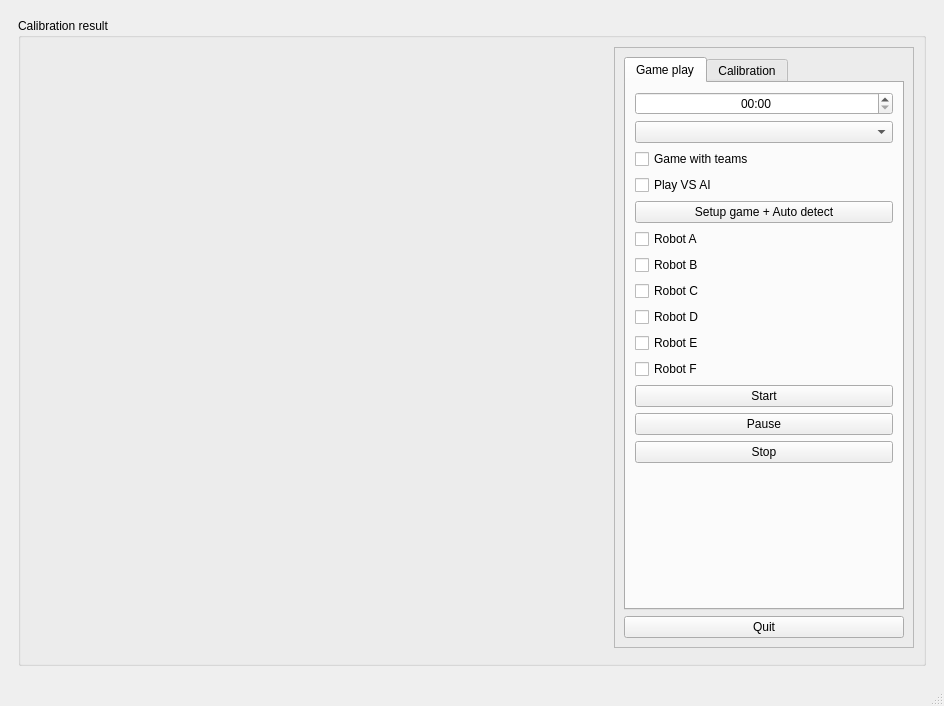
<?xml version="1.0" encoding="UTF-8"?>
<ui version="4.0">
 <class>MainWindowDesign</class>
 <widget class="QMainWindow" name="MainWindowDesign">
  <property name="geometry">
   <rect>
    <x>0</x>
    <y>0</y>
    <width>944</width>
    <height>706</height>
   </rect>
  </property>
  <property name="windowTitle">
   <string>QRosApp</string>
  </property>
  <property name="windowIcon">
   <iconset>
    <normaloff>:/images/icon.png</normaloff>:/images/icon.png</iconset>
  </property>
  <property name="locale">
   <locale language="English" country="Australia"/>
  </property>
  <widget class="QWidget" name="centralwidget">
   <layout class="QGridLayout" name="gridLayout_2">
    <item row="0" column="0">
     <widget class="QWidget" name="tab_manager" native="true">
      <property name="minimumSize">
       <size>
        <width>100</width>
        <height>0</height>
       </size>
      </property>
      <property name="locale">
       <locale language="English" country="Australia"/>
      </property>
      <layout class="QVBoxLayout" name="verticalLayout_2">
       <item>
        <widget class="QGroupBox" name="groupBox_12">
         <property name="sizePolicy">
          <sizepolicy hsizetype="MinimumExpanding" vsizetype="Preferred">
           <horstretch>0</horstretch>
           <verstretch>0</verstretch>
          </sizepolicy>
         </property>
         <property name="title">
          <string>Calibration result</string>
         </property>
         <layout class="QGridLayout" name="gridLayout_3">
          <item row="1" column="1">
           <widget class="QFrame" name="frame">
            <property name="sizePolicy">
             <sizepolicy hsizetype="Minimum" vsizetype="Preferred">
              <horstretch>0</horstretch>
              <verstretch>0</verstretch>
             </sizepolicy>
            </property>
            <property name="maximumSize">
             <size>
              <width>300</width>
              <height>16777215</height>
             </size>
            </property>
            <property name="frameShape">
             <enum>QFrame::StyledPanel</enum>
            </property>
            <property name="frameShadow">
             <enum>QFrame::Raised</enum>
            </property>
            <layout class="QVBoxLayout" name="verticalLayout_3">
             <item>
              <widget class="QTabWidget" name="tabWidget">
               <property name="currentIndex">
                <number>0</number>
               </property>
               <widget class="QWidget" name="game_paly">
                <attribute name="title">
                 <string>Game play</string>
                </attribute>
                <layout class="QVBoxLayout" name="verticalLayout_4">
                 <item>
                  <widget class="QTimeEdit" name="game_time">
                   <property name="alignment">
                    <set>Qt::AlignCenter</set>
                   </property>
                   <property name="displayFormat">
                    <string>mm:ss</string>
                   </property>
                  </widget>
                 </item>
                 <item>
                  <widget class="QComboBox" name="game_choose"/>
                 </item>
                 <item>
                  <widget class="QCheckBox" name="teams_bool">
                   <property name="text">
                    <string>Game with teams</string>
                   </property>
                  </widget>
                 </item>
                 <item>
                  <widget class="QCheckBox" name="ai_bool">
                   <property name="text">
                    <string>Play VS AI</string>
                   </property>
                  </widget>
                 </item>
                 <item>
                  <widget class="QPushButton" name="setup_game">
                   <property name="text">
                    <string>Setup game + Auto detect</string>
                   </property>
                  </widget>
                 </item>
                 <item>
                  <widget class="QCheckBox" name="robotAcheck">
                   <property name="text">
                    <string>Robot A</string>
                   </property>
                  </widget>
                 </item>
                 <item>
                  <widget class="QCheckBox" name="robotBcheck">
                   <property name="text">
                    <string>Robot B</string>
                   </property>
                  </widget>
                 </item>
                 <item>
                  <widget class="QCheckBox" name="robotCcheck">
                   <property name="text">
                    <string>Robot C</string>
                   </property>
                  </widget>
                 </item>
                 <item>
                  <widget class="QCheckBox" name="robotDcheck">
                   <property name="text">
                    <string>Robot D</string>
                   </property>
                  </widget>
                 </item>
                 <item>
                  <widget class="QCheckBox" name="robotEcheck">
                   <property name="text">
                    <string>Robot E</string>
                   </property>
                  </widget>
                 </item>
                 <item>
                  <widget class="QCheckBox" name="robotFcheck">
                   <property name="text">
                    <string>Robot F</string>
                   </property>
                  </widget>
                 </item>
                 <item>
                  <widget class="QPushButton" name="start">
                   <property name="text">
                    <string>Start</string>
                   </property>
                  </widget>
                 </item>
                 <item>
                  <widget class="QPushButton" name="pause">
                   <property name="text">
                    <string>Pause</string>
                   </property>
                  </widget>
                 </item>
                 <item>
                  <widget class="QPushButton" name="stop">
                   <property name="text">
                    <string>Stop</string>
                   </property>
                  </widget>
                 </item>
                 <item>
                  <spacer name="verticalSpacer_2">
                   <property name="orientation">
                    <enum>Qt::Vertical</enum>
                   </property>
                   <property name="sizeHint" stdset="0">
                    <size>
                     <width>20</width>
                     <height>150</height>
                    </size>
                   </property>
                  </spacer>
                 </item>
                </layout>
               </widget>
               <widget class="QWidget" name="calibration">
                <attribute name="title">
                 <string>Calibration</string>
                </attribute>
                <layout class="QVBoxLayout" name="verticalLayout_7">
                 <item>
                  <widget class="QGroupBox" name="groupBox">
                   <property name="title">
                    <string/>
                   </property>
                   <layout class="QGridLayout" name="gridLayout">
                    <item row="5" column="0">
                     <layout class="QHBoxLayout" name="horizontalLayout_2">
                      <item>
                       <widget class="QSpinBox" name="c2_x">
                        <property name="alignment">
                         <set>Qt::AlignCenter</set>
                        </property>
                        <property name="maximum">
                         <number>1279</number>
                        </property>
                       </widget>
                      </item>
                      <item>
                       <widget class="QSpinBox" name="c2_y">
                        <property name="alignment">
                         <set>Qt::AlignCenter</set>
                        </property>
                        <property name="maximum">
                         <number>719</number>
                        </property>
                       </widget>
                      </item>
                     </layout>
                    </item>
                    <item row="3" column="0">
                     <widget class="QLabel" name="label">
                      <property name="text">
                       <string>Corners (x,y) - Manual calibration</string>
                      </property>
                      <property name="alignment">
                       <set>Qt::AlignCenter</set>
                      </property>
                     </widget>
                    </item>
                    <item row="6" column="0">
                     <layout class="QHBoxLayout" name="horizontalLayout_3">
                      <item>
                       <widget class="QSpinBox" name="c3_x">
                        <property name="alignment">
                         <set>Qt::AlignCenter</set>
                        </property>
                        <property name="maximum">
                         <number>1279</number>
                        </property>
                       </widget>
                      </item>
                      <item>
                       <widget class="QSpinBox" name="c3_y">
                        <property name="alignment">
                         <set>Qt::AlignCenter</set>
                        </property>
                        <property name="maximum">
                         <number>719</number>
                        </property>
                       </widget>
                      </item>
                     </layout>
                    </item>
                    <item row="4" column="0">
                     <layout class="QHBoxLayout" name="horizontalLayout">
                      <item>
                       <widget class="QSpinBox" name="c1_x">
                        <property name="alignment">
                         <set>Qt::AlignCenter</set>
                        </property>
                        <property name="maximum">
                         <number>1279</number>
                        </property>
                       </widget>
                      </item>
                      <item>
                       <widget class="QSpinBox" name="c1_y">
                        <property name="alignment">
                         <set>Qt::AlignCenter</set>
                        </property>
                        <property name="maximum">
                         <number>719</number>
                        </property>
                       </widget>
                      </item>
                     </layout>
                    </item>
                    <item row="7" column="0">
                     <layout class="QHBoxLayout" name="horizontalLayout_4">
                      <item>
                       <widget class="QSpinBox" name="c4_x">
                        <property name="alignment">
                         <set>Qt::AlignCenter</set>
                        </property>
                        <property name="maximum">
                         <number>1279</number>
                        </property>
                       </widget>
                      </item>
                      <item>
                       <widget class="QSpinBox" name="c4_y">
                        <property name="alignment">
                         <set>Qt::AlignCenter</set>
                        </property>
                        <property name="maximum">
                         <number>719</number>
                        </property>
                       </widget>
                      </item>
                     </layout>
                    </item>
                    <item row="0" column="0">
                     <widget class="QLabel" name="calibInfo">
                      <property name="text">
                       <string>                 Choose the threshold - Auto calibration</string>
                      </property>
                     </widget>
                    </item>
                    <item row="1" column="0">
                     <widget class="QSpinBox" name="threshold">
                      <property name="sizePolicy">
                       <sizepolicy hsizetype="Expanding" vsizetype="Preferred">
                        <horstretch>0</horstretch>
                        <verstretch>0</verstretch>
                       </sizepolicy>
                      </property>
                      <property name="alignment">
                       <set>Qt::AlignCenter</set>
                      </property>
                      <property name="buttonSymbols">
                       <enum>QAbstractSpinBox::UpDownArrows</enum>
                      </property>
                      <property name="maximum">
                       <number>255</number>
                      </property>
                     </widget>
                    </item>
                    <item row="9" column="0">
                     <spacer name="verticalSpacer">
                      <property name="orientation">
                       <enum>Qt::Vertical</enum>
                      </property>
                      <property name="sizeType">
                       <enum>QSizePolicy::Expanding</enum>
                      </property>
                      <property name="sizeHint" stdset="0">
                       <size>
                        <width>20</width>
                        <height>150</height>
                       </size>
                      </property>
                     </spacer>
                    </item>
                    <item row="8" column="0">
                     <widget class="QPushButton" name="calibrate">
                      <property name="enabled">
                       <bool>true</bool>
                      </property>
                      <property name="sizePolicy">
                       <sizepolicy hsizetype="MinimumExpanding" vsizetype="Fixed">
                        <horstretch>0</horstretch>
                        <verstretch>0</verstretch>
                       </sizepolicy>
                      </property>
                      <property name="toolTip">
                       <string>Set the target to the current joint trajectory state.</string>
                      </property>
                      <property name="statusTip">
                       <string>Clear all waypoints and set the target to the current joint trajectory state.</string>
                      </property>
                      <property name="text">
                       <string>Calibrate</string>
                      </property>
                     </widget>
                    </item>
                   </layout>
                  </widget>
                 </item>
                </layout>
               </widget>
              </widget>
             </item>
             <item>
              <widget class="QPushButton" name="quit_button">
               <property name="sizePolicy">
                <sizepolicy hsizetype="MinimumExpanding" vsizetype="Fixed">
                 <horstretch>0</horstretch>
                 <verstretch>0</verstretch>
                </sizepolicy>
               </property>
               <property name="text">
                <string>Quit</string>
               </property>
              </widget>
             </item>
            </layout>
           </widget>
          </item>
          <item row="1" column="0" rowspan="2">
           <widget class="QLabel" name="calib_result">
            <property name="text">
             <string/>
            </property>
           </widget>
          </item>
         </layout>
        </widget>
       </item>
      </layout>
     </widget>
    </item>
   </layout>
  </widget>
  <widget class="QStatusBar" name="statusbar"/>
  <action name="action_Quit">
   <property name="text">
    <string>&amp;Quit</string>
   </property>
   <property name="shortcut">
    <string>Ctrl+Q</string>
   </property>
   <property name="shortcutContext">
    <enum>Qt::ApplicationShortcut</enum>
   </property>
  </action>
  <action name="action_Preferences">
   <property name="text">
    <string>&amp;Preferences</string>
   </property>
  </action>
  <action name="actionAbout">
   <property name="text">
    <string>&amp;About</string>
   </property>
  </action>
  <action name="actionAbout_Qt">
   <property name="text">
    <string>About &amp;Qt</string>
   </property>
  </action>
 </widget>
 <resources/>
 <connections>
  <connection>
   <sender>quit_button</sender>
   <signal>clicked()</signal>
   <receiver>MainWindowDesign</receiver>
   <slot>close()</slot>
   <hints>
    <hint type="sourcelabel">
     <x>763</x>
     <y>631</y>
    </hint>
    <hint type="destinationlabel">
     <x>471</x>
     <y>352</y>
    </hint>
   </hints>
  </connection>
 </connections>
</ui>
